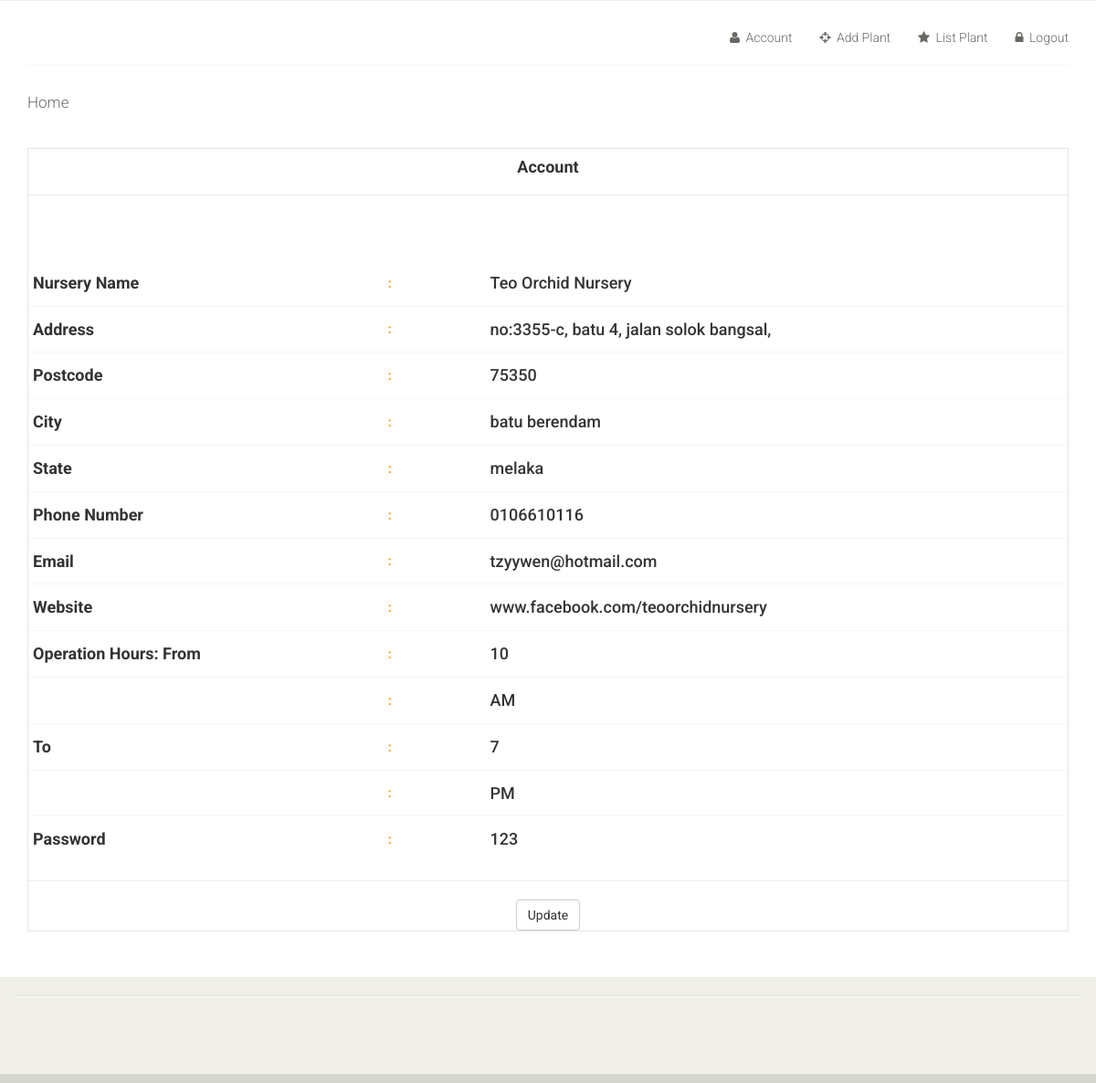
The page /account.php (signed in) on the database its author committed.
### tables this page shows
CREATE TABLE `nursery` (
  `nur_id` int(11) NOT NULL,
  `nur_name` varchar(50) DEFAULT NULL,
  `nur_address` varchar(50) DEFAULT NULL,
  `nur_post` int(5) DEFAULT NULL,
  `nur_city` varchar(15) DEFAULT NULL,
  `nur_state` varchar(15) DEFAULT NULL,
  `nur_phone` varchar(12) DEFAULT NULL,
  `nur_email` varchar(30) DEFAULT NULL,
  `nur_web` varchar(50) DEFAULT NULL,
  `nur_open` varchar(15) DEFAULT NULL,
  `n_password` varchar(10) DEFAULT NULL,
  `nur_close` varchar(15) NOT NULL,
  `timex` varchar(10) NOT NULL,
  `timex1` varchar(10) NOT NULL
);

### account.php (the view, shortened to what this page needs)
<!DOCTYPE html>
<?php
  $conn = Connect();
  $id = $_SESSION['nur_id'];
  $cu = "SELECT * from nursery where nur_id = '$id'";
  $result = mysqli_query($conn, $cu) or die(mysqli_error());
  while($row = mysqli_fetch_array($result)){
	$nur_name = $row['nur_name'];
	$nur_address= $row['nur_address'];
	$nur_post= $row['nur_post'];
	$nur_city= $row['nur_city'];
	$nur_state= $row['nur_state'];
	$nur_phone = $row['nur_phone'];
	$nur_email = $row['nur_email'];
	$nur_web = $row['nur_web'];
	$nur_open= $row['nur_open'];
	$nur_close= $row['nur_close'];
	$timex= $row['timex'];
	$timex1= $row['timex1'];
	$n_password = $row['n_password'];
    }
 ?>
<html lang="en">
<head>
    <link href="css/bootstrap.min.css" rel="stylesheet">
    <link href="css/font-awesome.min.css" rel="stylesheet">
    <link href="css/prettyPhoto.css" rel="stylesheet">
    <link href="css/price-range.css" rel="stylesheet">
    <link href="css/animate.css" rel="stylesheet">
	<link href="css/main.css" rel="stylesheet">
	<link href="css/responsive.css" rel="stylesheet">
</head>
<body>
	<header id="header">
		<div class="header-middle">
			<div class="container">
				<div class="row">
					<div class="col-sm-4">
					</div>
					<div class="col-sm-8">
						<div class="shop-menu pull-right">
							<ul class="nav navbar-nav">
								<li><a href="account.php"><i class="fa fa-user"></i> Account</a></li>
								<li><a href="addplant.php"><i class="fa fa-crosshairs"></i> Add Plant</a></li>
								<li><a href="listplant.php"><i class="fa fa-star"></i> List Plant</a></li>
								<li><a href="logout.php" Onclick='return ConfirmDelete3();'><i class="fa fa-lock"></i> Logout</a>
							</ul>
						</div>
					</div>
				</div>
			</div>
		</div>
		<div class="header-bottom">
			<div class="container">
				<div class="row">
					<div class="col-sm-9">
						<div class="mainmenu pull-left">
							<ul class="nav navbar-nav collapse navbar-collapse">
								<li><a href="index0.php">Home</a></li>
							</ul>
						</div>
					</div>
					<div class="col-sm-3">
					</div>
				</div>
			</div>
		</div>
	</header>
	<section id="cart_items">
		<div class="container">
			<div class="table-responsive cart_info">
				<form name="update" action="update0.php" method="post">
				<table class="table table-condensed">
					<thead>
						<tr>
							<center><h4><b>Account</b></h4></center>
						</tr>
					</thead>
					<hr>
					<tbody>
						<tr>
							<td><h4><p><b><?php echo 'Nursery Name'; ?></b></p></h4></td>
								<td><b><font color="#FE980F">: &nbsp &nbsp &nbsp &nbsp &nbsp &nbsp</font></b></td>
								<td><p><h4><?php echo $nur_name; ?></h4></p></td>
						</tr>
						<tr>
							<td><h4><p><b><?php echo 'Address'; ?></b></p></h4></td>
								<td><b><font color="#FE980F">:</font></b></td>
								<td><p><h4><?php echo $nur_address; ?></h4></p></td>
						</tr>
						<tr>
							<td><h4><p><b><?php echo 'Postcode'; ?></b></p></h4></td>
								<td><b><font color="#FE980F">: &nbsp &nbsp &nbsp &nbsp &nbsp &nbsp</font></b></td>
								<td><p><h4><?php echo $nur_post; ?></h4></p></td>
						</tr>
						<tr>
							<td><h4><p><b><?php echo 'City'; ?></b></p></h4></td>
								<td><b><font color="#FE980F">: &nbsp &nbsp &nbsp &nbsp &nbsp &nbsp</font></b></td>
								<td><p><h4><?php echo $nur_city; ?></h4></p></td>
						</tr>
						<tr>
							<td><h4><p><b><?php echo 'State'; ?></b></p></h4></td>
								<td><b><font color="#FE980F">: &nbsp &nbsp &nbsp &nbsp &nbsp &nbsp</font></b></td>
								<td><p><h4><?php echo $nur_state; ?></h4></p></td>
						</tr>
						<tr>
							<td><h4><p><b><?php echo 'Phone Number'; ?></b></p></h4></td>
								<td><b><font color="#FE980F">: &nbsp &nbsp &nbsp &nbsp &nbsp &nbsp</font></b></td>
								<td><p><h4><?php echo $nur_phone; ?></h4></p></td>
						</tr>
						<tr>
							<td><h4><p><b><?php echo 'Email'; ?></b></p></h4></td>
								<td><b><font color="#FE980F">: &nbsp &nbsp &nbsp &nbsp &nbsp &nbsp</font></b></td>
								<td><p><h4><?php echo $nur_email; ?></h4></p></td>
						</tr>
						<tr>
							<td><h4><p><b><?php echo 'Website'; ?></b></p></h4></td>
								<td><b><font color="#FE980F">: &nbsp &nbsp &nbsp &nbsp &nbsp &nbsp</font></b></td>
								<td><p><h4><?php echo $nur_web; ?></h4></p></td>
						</tr>
						<tr>
							<td><h4><p><b><?php echo 'Operation Hours: From'; ?></b></p></h4></td>
								<td><b><font color="#FE980F">: &nbsp &nbsp &nbsp &nbsp &nbsp &nbsp</font></b></td>
								<td><p><h4><?php echo $nur_open;  ?></h4></p></td>
						</tr>
						<tr>
							<td><h4><p><b><?php echo ''; ?></b></p></h4></td>
								<td><b><font color="#FE980F">: &nbsp &nbsp &nbsp &nbsp &nbsp &nbsp</font></b></td>
								<td><p><h4><?php echo $timex;  ?></h4></p></td>
						</tr>
						<tr>
							<td><h4><p><b><?php echo 'To'; ?></b></p></h4></td>
								<td><b><font color="#FE980F">: &nbsp &nbsp &nbsp &nbsp &nbsp &nbsp</font></b></td>
								<td><p><h4><?php echo $nur_close;  ?></h4></p></td>
						</tr>
						<tr>
							<td><h4><p><b><?php echo ''; ?></b></p></h4></td>
								<td><b><font color="#FE980F">: &nbsp &nbsp &nbsp &nbsp &nbsp &nbsp</font></b></td>
								<td><p><h4><?php echo $timex1; ?></h4></p></td>
						</tr>
						<tr>
							<td><h4><p><b><?php echo 'Password'; ?></b></p></h4></td>
								<td><b><font color="#FE980F">: &nbsp &nbsp &nbsp &nbsp &nbsp &nbsp</font></b></td>
								<td><p><h4><?php echo $n_password; ?></h4></p></td>
						</tr>
					</tbody>
				</table>
				<hr>
				<center><button type="submit" name="Submit" class="btn btn-default">Update</button>
						</center>
				</form>
			</div>
		</div>
	</section>
	<footer id="footer">
		<div class="footer-top">
			<div class="container">
			</div>
		</div>
		<div class="footer-widget">
			<div class="container">
				<div class="row">
					<div class="col-sm-2">
					</div>
					<div class="col-sm-2">
					</div>
					<div class="col-sm-2">
					</div>
					<div class="col-sm-2">
					</div>
					<div class="col-sm-3 col-sm-offset-1">
					</div>
				</div>
			</div>
		</div>
		<div class="footer-bottom">
		</div>
	</footer>
</body>
</html>

### css/main.css (style rules this page uses)
body { font-family: 'Roboto', sans-serif; background:; position: relative; font-weight:400px; }
ul li { list-style: none; }
a { -webkit-transition: 300ms; -moz-transition: 300ms; -o-transition: 300ms; transition: 300ms; }
h1, h2, h3, h4, h5, h6 { font-family: 'Roboto', sans-serif; }
.header-middle .container .row { border-bottom: 1px solid #f5f5f5; margin-left: 0; margin-right: 0; padding-bottom: 20px; padding-top: 20px; }
.header-middle .container .row .col-sm-4 { padding-left: 0; }
.header-middle .container .row .col-sm-8 { padding-right:0; }
.shop-menu ul li { display:inline-block; padding-left: 15px; padding-right: 15px; }
.shop-menu ul li:last-child { padding-right: 0; }
.shop-menu ul li a { background: #FFFFFF; color: #696763; font-family: 'Roboto', sans-serif; font-size: 14px; font-weight: 300; padding:0; padding-right: 0; margin-top: 10px; }
.shop-menu ul li a i { margin-right:3px; }
.header-bottom { padding-bottom: 30px; padding-top: 30px; }
.navbar-collapse.collapse { padding-left: 0; }
.mainmenu ul li { padding-right: 15px; padding-left: 15px; }
.mainmenu ul li:first-child { padding-left: 0px; }
.mainmenu ul li a { color: #696763; font-family: 'Roboto', sans-serif; font-size: 17px; font-weight: 300; padding: 0; padding-bottom: 10px; }
#footer { background: #F0F0E9; }
.footer-top .container { border-bottom: 1px solid #E0E0DA; padding-bottom: 20px; }
.footer-widget { margin-bottom: 68px; }
.footer-widget .container { border-top: 1px solid #FFFFFF; padding-top: 15px; }
.footer-bottom { background: #D6D6D0; padding-top: 10px; }
#cart_items .cart_info { border: 1px solid #E6E4DF; margin-bottom: 50px }
#cart_items .cart_info .table.table-condensed thead tr { height: 51px; }
#cart_items .cart_info .table.table-condensed tr { border-bottom: 1px solid#F7F7F0 }
#cart_items .cart_info .table.table-condensed tr:last-child { border-bottom: 0 }
.cart_info table tr td { border-top: 0 none; vertical-align: inherit; }

### rows shown on the page
nursery: nur_name "Teo Orchid Nursery", nur_address "no:3355-c, batu 4, jalan solok bangsal,", nur_post "75350", nur_city "batu berendam", nur_state "melaka", nur_phone "0106610116", nur_email "tzyywen@hotmail.com", nur_web "www.facebook.com/teoorchidnursery", nur_open "10", timex "AM", nur_close "7", timex1 "PM", n_password "123"
